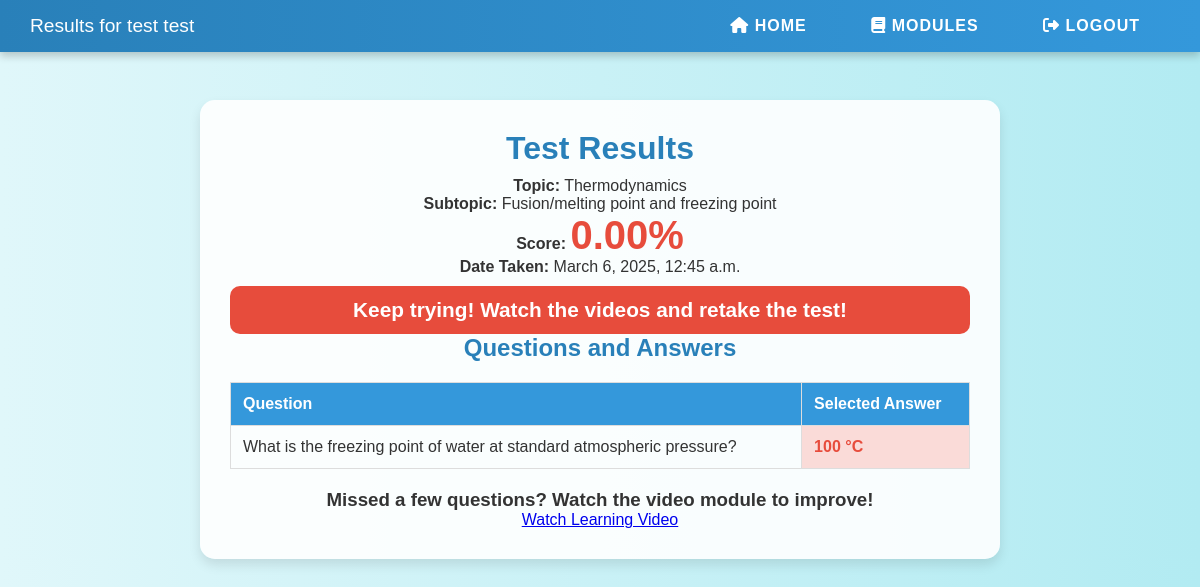
Page /test-results/1/1/ (signed in) on the earlier database version.
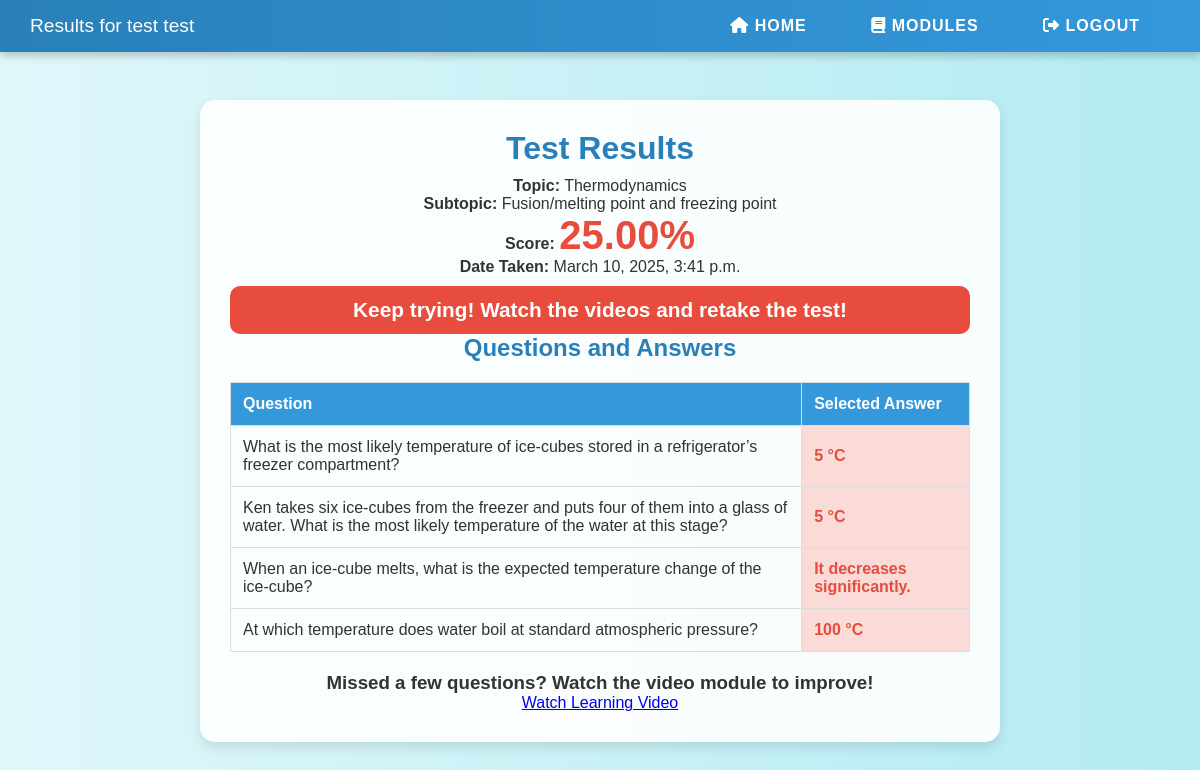
Same page on the later database version.
### my_app/models.py (models this page shows, shortened)
class Topic(models.Model):
    topic_id = models.AutoField(primary_key=True)
    topic_name = models.CharField(max_length=30)
    topic_order = models.IntegerField()

class Subtopic(models.Model):
    topic = models.ForeignKey(Topic, related_name="subtopics", on_delete=models.CASCADE)
    subtopic_id = models.AutoField(primary_key=True)
    subtopic_name = models.CharField(max_length=255)
    subtopic_order_number = models.IntegerField()

class Assessment(models.Model):
    assessment_id = models.AutoField(primary_key=True)
    student = models.ForeignKey(Student, on_delete=models.CASCADE, to_field="student_id")
    date_taken = models.DateTimeField(auto_now_add=True)
    score = models.DecimalField(max_digits=5, decimal_places=2, default=0.00)
    topic = models.ForeignKey(Topic, related_name="assessments", on_delete=models.CASCADE)
    level = models.CharField(max_length=15)
    questions = models.ManyToManyField(Question)

class AssessmentResponse(models.Model):
    response_id = models.AutoField(primary_key=True)
    assessment = models.ForeignKey(Assessment, on_delete=models.CASCADE)
    question = models.ForeignKey(Question, on_delete=models.CASCADE)
    selected_option = models.ForeignKey(Option, on_delete=models.SET_NULL, null=True)

class Question(models.Model):
    question_id = models.AutoField(primary_key=True)
    question_text = models.TextField()
    topic = models.ForeignKey(Topic, related_name="questions", on_delete=models.CASCADE)
    subtopic = models.ForeignKey(Subtopic, related_name="questions", on_delete=models.CASCADE)
    assigned_at = models.IntegerField(choices=[(0, 'Before Assignment'), (1, 'After Assignment')], default=0)
    difficulty_level = models.CharField(max_length=15, choices=[
        ('Beginner', 'Beginner'),
        ('Intermediate', 'Intermediate'),
        ('Advanced', 'Advanced'),
    ])

class Option(models.Model):
    option_id = models.AutoField(primary_key=True)
    question = models.ForeignKey(Question, on_delete=models.CASCADE, related_name="options")
    option_text = models.CharField(max_length=255)
    is_correct = models.BooleanField(default=False)

### my_app/views.py (the view)
# urls.py: path('test-results/<int:topic_id>/<int:subtopic_id>/', test_results, name='test_results'),
@login_required
def test_results(request, topic_id, subtopic_id):
    try:
        student = get_object_or_404(Student, user=request.user)
        topic = get_object_or_404(Topic, topic_id=topic_id)
        subtopic = get_object_or_404(Subtopic, subtopic_id=subtopic_id, topic=topic)
        assessment = Assessment.objects.filter(student=student, topic=topic).order_by("-date_taken").first()
        if not assessment:
            return JsonResponse({"error": "No assessment data found for this topic."}, status=404)
        responses = AssessmentResponse.objects.filter(assessment=assessment)
        score = assessment.score
        video_module = VideoModule.objects.filter(subtopic=subtopic).first()
        print("Video Module (Subtopic):", video_module)
        if not video_module:
            video_module = VideoModule.objects.filter(topic=topic).first()  # Fallback to topic-level video
            print("Video Module (Topic):", video_module)
        progress = Progress.objects.filter(student=student, current_subtopic=subtopic).first()
        video_url = video_module.url if video_module and progress and not progress.score_after else None
        if video_url:
            if "youtube.com/watch" in video_url:
                video_url = video_url.replace("watch?v=", "embed/")
        print("Video URL:", video_url)
        context = {
            "student_name": f"{student.first_name} {student.last_name}",
            "topic": topic,
            "subtopic": subtopic,
            "score": score,
            "date_taken": assessment.date_taken,
            "responses": responses,
            "video_url": video_url,
            "student_id": student.student_id,  # Add student_id here
        }
        return render(request, "my_app/test_results.html", context)
    except Exception as e:
        print("Error in test_results:", e)
        return JsonResponse({"error": str(e)}, status=400)

### my_app/models.py (called while the page is built)
    def __str__(self):
        return self.title

### my_app/Templates/my_app/test_results.html (shortened to what this page needs)
{% load static %}
<!DOCTYPE html>
<html lang="en">
<head>
    <link rel="stylesheet" href="{% static 'CSS/testResults.css' %}">
</head>
<body>
    <nav class="navbar">
        <div class="left">
            <span class="welcome-text">Results for {{ student_name }}</span>
        </div>
        <div class="right">
            <a href="{% url 'home' %}" class="nav-link"><i class="fas fa-home"></i> Home</a>
            <a href="{% url 'modules' %}" class="nav-link"><i class="fas fa-book"></i> Modules</a>
            <a href="{% url 'logout' %}" class="nav-link"><i class="fas fa-sign-out-alt"></i> Logout</a>
        </div>
    </nav>
    <div class="results-container">
        <h1>Test Results</h1>
        <p><strong>Topic:</strong> {{ topic.topic_name }}</p>
        <p><strong>Subtopic:</strong> {{ subtopic.subtopic_name }}</p>
        <p><strong>Score:</strong> <span class="score">{{ score }}%</span></p>
        <p><strong>Date Taken:</strong> {{ date_taken }}</p>
        <div id="feedback-message"></div>
        <h2>Questions and Answers</h2>
        <table class="results-table">
            <thead>
                <tr>
                    <th>Question</th>
                    <th>Selected Answer</th>
                </tr>
            </thead>
            <tbody>
                {% for response in responses %}
                <tr>
                    <td>{{ response.question.question_text }}</td>
                    <td class="{% if response.correct %}correct-answer{% else %}incorrect-answer{% endif %}">
                        {{ response.selected_option.option_text }}
                    </td>
                </tr>
                {% endfor %}
            </tbody>
        </table>
        <div class="learning-section">
            {% if video_url %}
                <h3>Missed a few questions? Watch the video module to improve!</h3>
                <a href="{% url 'learning_video' topic_id=topic.topic_id subtopic_id=subtopic.subtopic_id %}" class="watch-video-button">
                    Watch Learning Video
                </a>
            {% else %}
                <p>No video available or you might have already watched the video for this subtopic at the moment.</p>
            {% endif %}
        </div>
    </div>
</body>
</html>

### my_app/Static/CSS/testResults.css (style rules this page uses)
* { margin: 0; padding: 0; box-sizing: border-box; }
body { font-family: 'Poppins', sans-serif; background: linear-gradient(to right, #E0F7FA, #B2EBF2); color: #333; display: flex; flex-direction: column; align-items: center; }
.navbar { display: flex; justify-content: space-between; align-items: center; width: 100%; background: linear-gradient(to right, #2980B9, #3498DB); padding: 15px 30px; position: fixed; top: 0; left: 0; z-index: 10; box-shadow: 0 4px 8px rgba(0, 0, 0, 0.2); }
.navbar .left .welcome-text { font-size: 1.2rem; color: white; }
.navbar .right a { color: white; text-decoration: none; margin: 0 15px; padding: 10px 15px; font-size: 1rem; font-weight: bold; text-transform: uppercase; letter-spacing: 1px; transition: all 0.3s ease; }
.results-container { margin-top: 100px; width: 90%; max-width: 800px; text-align: center; padding: 30px; background: rgba(255, 255, 255, 0.9); border-radius: 15px; box-shadow: 0 6px 12px rgba(0, 0, 0, 0.1); }
.results-container h1, h2 { margin-bottom: 10px; color: #2980B9; }
.score { font-size: 2.5rem; font-weight: bold; color: #E74C3C; }
.feedback-message { font-size: 1.3rem; font-weight: bold; padding: 12px; margin-top: 10px; border-radius: 10px; text-align: center; transition: all 0.5s ease-in-out; }
.error { background: #E74C3C; color: white; }
.results-table { width: 100%; margin-top: 20px; border-collapse: collapse; }
.results-table th, .results-table td { padding: 12px; border: 1px solid #ddd; text-align: left; }
.results-table th { background-color: #3498DB; color: white; }
.incorrect-answer { color: #E74C3C; background-color: #FADBD8; font-weight: bold; }
.learning-section { margin-top: 20px; }

Differences in the rows shown:
no longer on this page (row unchanged): Assessment: score "0.00", date_taken "March 6, 2025, 12:45 a.m."
no longer on this page (row unchanged): AssessmentResponse: question.question_text "What is the freezing point of water at standard atmospheric pressure?", selected_option.option_text "100 °C"
added Assessment: score "25.00", date_taken "March 10, 2025, 3:41 p.m."
added AssessmentResponse: question.question_text "What is the most likely temperature of ice-cubes stored in a refrigerator’s freezer compartment?", selected_option.option_text "5 °C"
added AssessmentResponse: question.question_text "Ken takes six ice-cubes from the freezer and puts four of them into a glass of water. What is the most likely temperature of the water at this stage?", selected_option.option_text "5 °C"
added AssessmentResponse: question.question_text "When an ice-cube melts, what is the expected temperature change of the ice-cube?", selected_option.option_text "It decreases significantly."
added AssessmentResponse: question.question_text "At which temperature does water boil at standard atmospheric pressure?", selected_option.option_text "100 °C"
